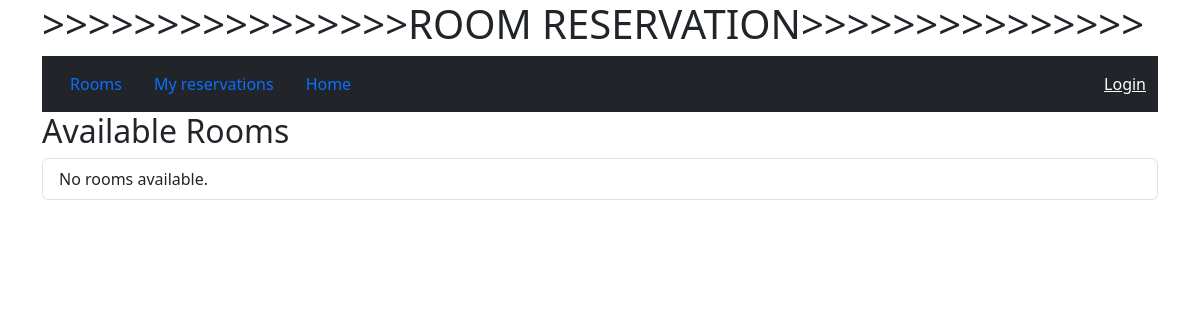
The page /rooms/ on the database as committed earlier.
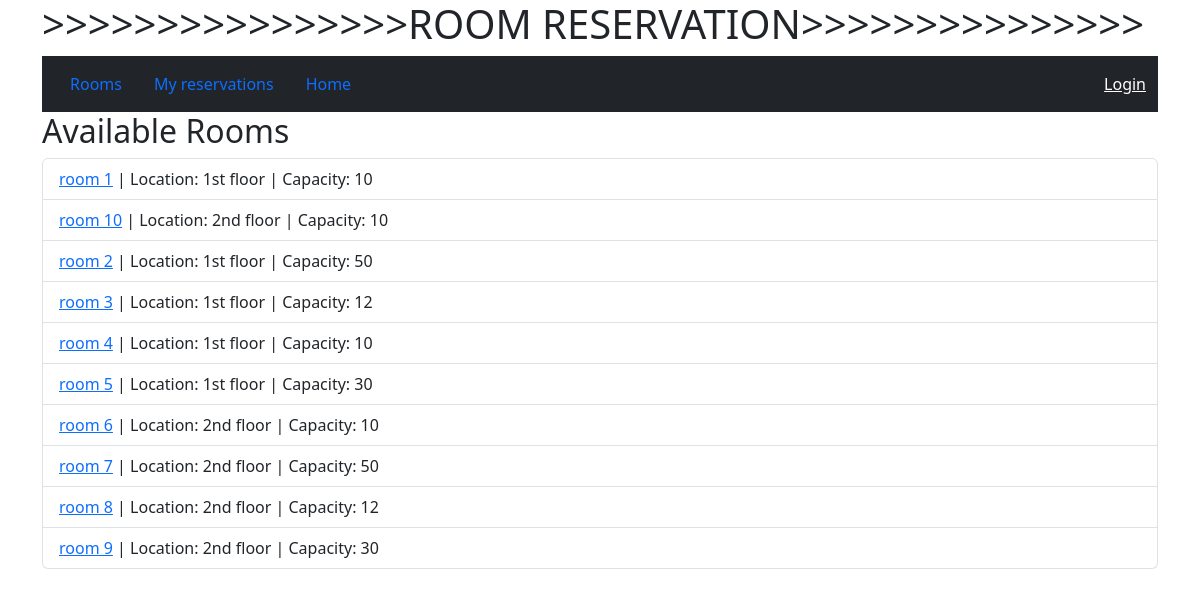
The same page on the database as committed later.
### rooms/models.py (models this page shows, shortened)
class Room(models.Model):
    name = models.CharField(max_length=200, unique=True)
    location = models.CharField(max_length=200, blank=True)
    capacity = models.IntegerField(default=10)
    is_active = models.BooleanField(default=True)
    class Meta:
        ordering = ['name']

### rooms/views.py (the view)
# urls.py: path("", views.room_list, name="list"),
def room_list(request):
    rooms = Room.objects.filter(is_active=True)
    return render(request, "rooms/room_list.html", {"rooms": rooms})

### rooms/templates/rooms/room_list.html (shortened to what this page needs)
{% extends "base.html" %}
{% block content %}
<h2>Available Rooms</h2>
<ul class="list-group">
    {% for room in rooms %}
    <li class="list-group-item">
        <a href="{% url 'rooms:detail' room.id %}">{{ room.name }}</a> |
        Location: {{ room.location }} |
        Capacity: {{ room.capacity }}
    </li>
    {% empty %}
    <li class="list-group-item">No rooms available.</li>
    {% endfor %}
</ul>
{% endblock %}

### templates/base.html (shortened to what this page needs)
<!DOCTYPE html>
<html lang="en">
<head>
    <link href="https://cdn.jsdelivr.net/npm/bootstrap@5.3.3/dist/css/bootstrap.min.css" rel="stylesheet">
</head>
<body>
<div class="container">
    <header>
        <h1>>>>>>>>>>>>>>>>>ROOM RESERVATION>>>>>>>>>>>>>>></h1>
        <nav class="navbar navbar-expand-sm bg-dark navbar-dark">
            <div class="container-fluid">
                <ul class="nav">
                    <li class="nav-item"><a class="nav-link" href="{% url 'rooms:list' %}">Rooms</a></li>
                    <li class="nav-item"><a class="nav-link" href="{% url 'rooms:my_reservations' %}">My reservations</a></li>
                    <li class="nav-item"><a class="nav-link active" href="{% url 'login' %}">Home</a></li>
                </ul>
                <ul class="navbar-nav ms-auto">
                    <li class="nav-item">
                        {% include 'includes/user_info.html' %}
                    </li>
                </ul>
            </div>
        </nav>
    </header>
    {% block content %}
    {% endblock %}
</div>
</body>
</html>

### templates/includes/user_info.html
{% if user.is_authenticated %}
<span style="color: white"> Hello {{ user.username }}</span>
<form action="{% url 'logout' %}" method="post">{% csrf_token %}
    <button type="submit">Logout</button>
</form>
{% else %}
<a href="{% url 'login' %}" style="color: white;">Login</a>
{% endif %}

Rows that differ between the two databases and show on the page:
added Room: name "room 1", location "1st floor", capacity "10"
added Room: name "room 10", location "2nd floor", capacity "10"
added Room: name "room 2", location "1st floor", capacity "50"
added Room: name "room 3", location "1st floor", capacity "12"
added Room: name "room 4", location "1st floor", capacity "10"
added Room: name "room 5", location "1st floor", capacity "30"
added Room: name "room 6", location "2nd floor", capacity "10"
added Room: name "room 7", location "2nd floor", capacity "50"
added Room: name "room 8", location "2nd floor", capacity "12"
added Room: name "room 9", location "2nd floor", capacity "30"
Other text that changed with them:
text no longer shown: "No rooms available."
